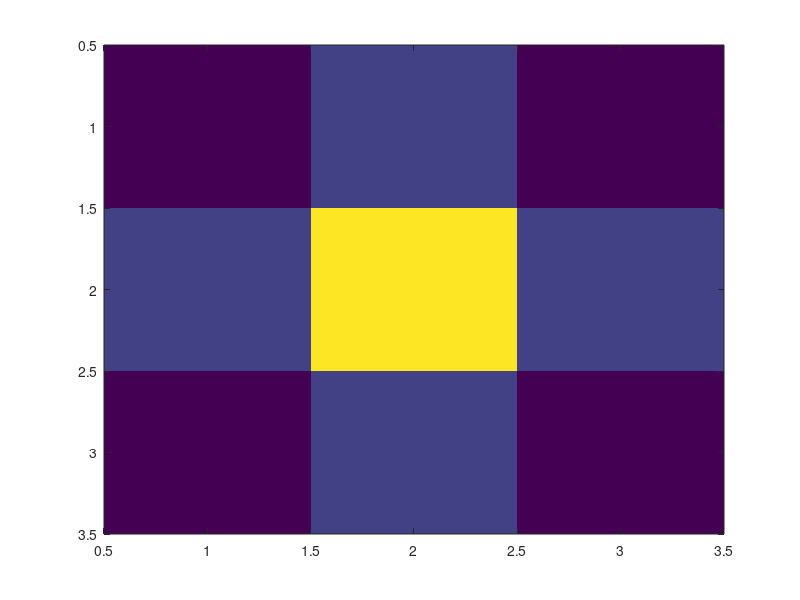
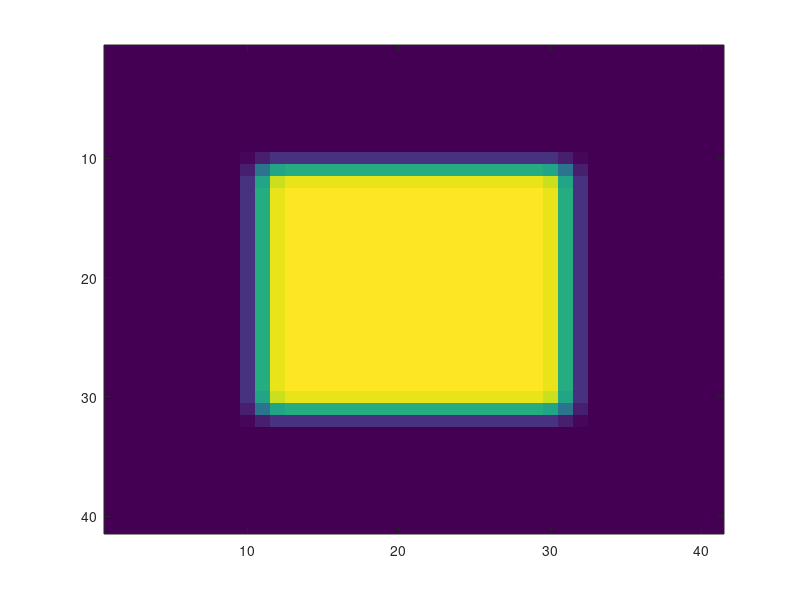

Recreate these plots in MATLAB, in order.

kernel = [1 2 1; 2 4 2; 1 2 1];
kernel = kernel/sum(kernel(:));
frequencyResp = fft2(kernel);
figure('name','Frequency responce of filter');
ddd = fftshift(frequencyResp);
imagesc(abs(fftshift(frequencyResp)));
%% 
w= fir1(40,0.5);
w2 = w'*w;
frequencyRespW2 = fft2(w2);
figure('name','Frequency responce of filter');
imagesc(abs(fftshift(frequencyRespW2)));

%% 
m = [1,2,3]
size(m)



